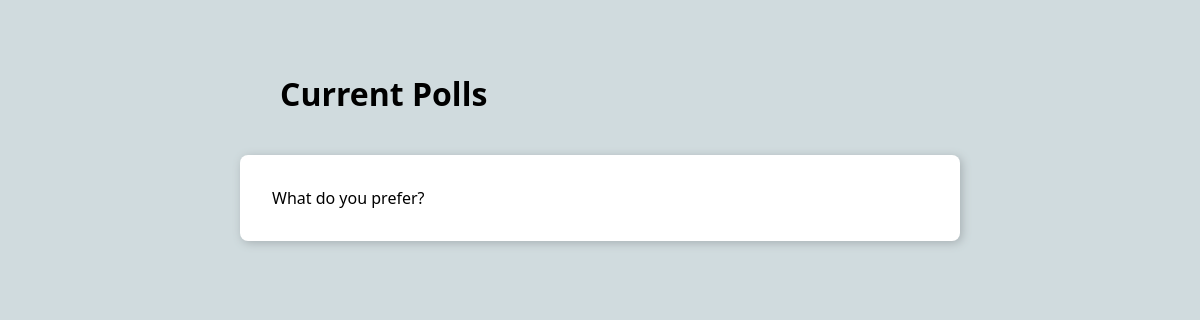
/polls/, run on an earlier commit of the app's database.
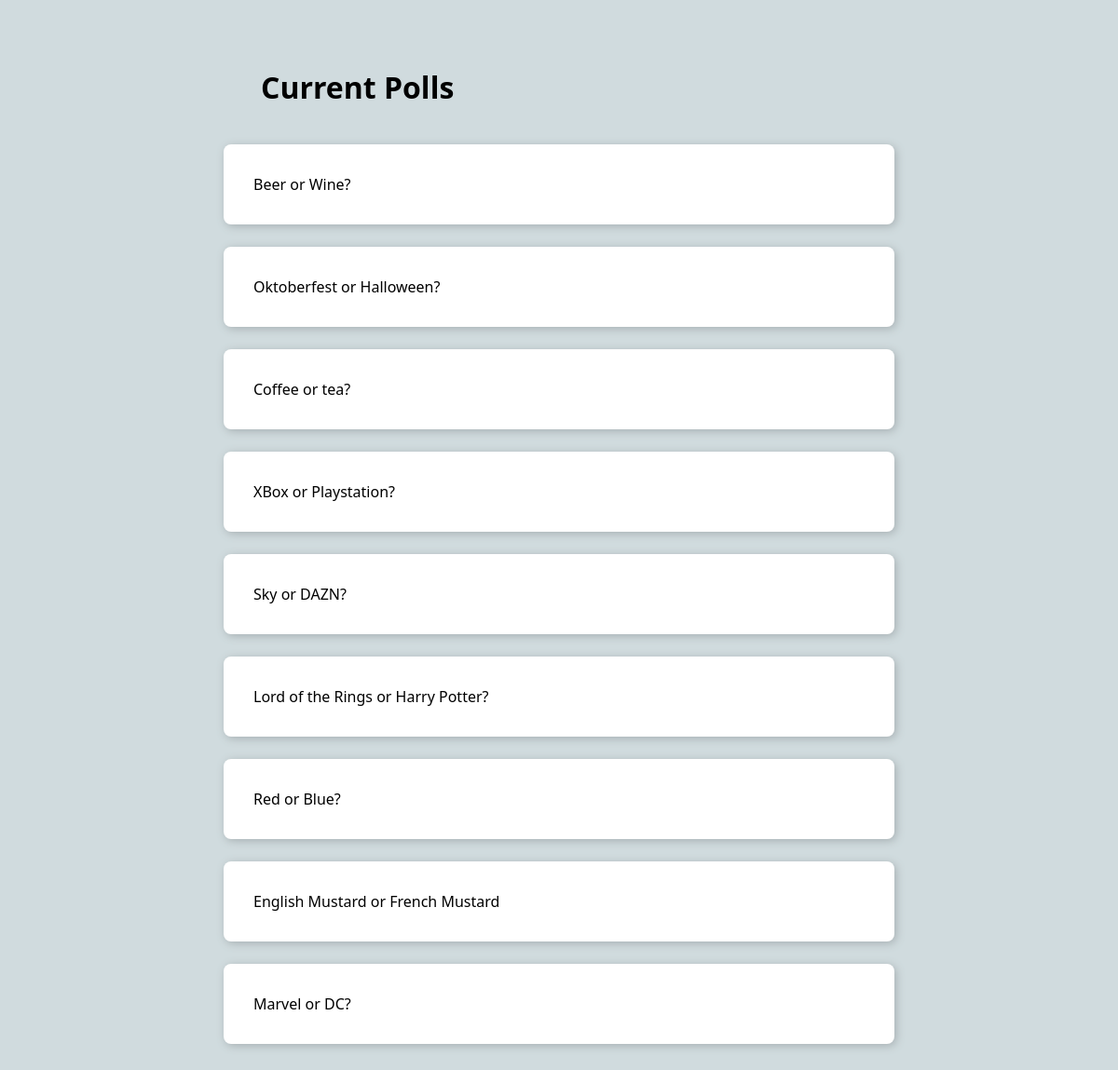
And on a later commit of the database.
### polls/models.py (models this page shows, shortened)
class Question(models.Model):
    question_text = models.CharField(max_length=200)
    pub_date = models.DateTimeField("date published")

### polls/views.py (the view)
# urls.py: path('', views.IndexView.as_view(), name='index'),
class IndexView(generic.ListView):
    template_name = 'polls/index.html'
    context_object_name = 'latest_question_list'
    def get_queryset(self):
        return Question.objects.filter(pub_date__lte=timezone.now()).order_by('-pub_date')

### polls/templates/polls/index.html (shortened to what this page needs)
<!DOCTYPE html>
<html lang="en-US">
  <head>
    {% load static %}
    <link rel="stylesheet" href="{% static 'polls/style.css' %}">
  </head>
  <body>
    <h1>Current Polls</h1>
    {% if latest_question_list %}
    <ul>
        {% for question in latest_question_list %}
            <li><a href="{% url 'polls:detail' question.id %}">{{ question.question_text }}</a></li>
        {% endfor %}
        </ul>
    {% else %}
        <p>No polls are available.</p>
    {% endif %}
  </body>
</html>

### polls/static/polls/style.css (style rules this page uses)
body { font-family: Canva Sans,Noto Sans Variable,Noto Sans,-apple-system,BlinkMacSystemFont,Segoe UI,Helvetica,Arial,sans-serif; background: #D0DBDE; margin: 0px; padding: 32px 20%; color: black; }
h1 { margin: 40px; }
ul { padding: 0px; position: relative; }
li { background: white; border-radius: 8px; box-shadow: 2px 2px 10px #a7b0b3; list-style: none; transition-duration: .5s; margin: 24px 0px; }
a { display: block; color: unset; text-decoration: none; padding: 32px; }

What changed in the data, as far as the page shows it:
removed Question: question_text "What do you prefer?"
added Question: question_text "Beer or Wine?"
added Question: question_text "Oktoberfest or Halloween?"
added Question: question_text "Coffee or tea?"
added Question: question_text "XBox or Playstation?"
added Question: question_text "Sky or DAZN?"
added Question: question_text "Lord of the Rings or Harry Potter?"
added Question: question_text "Red or Blue?"
added Question: question_text "English Mustard or French Mustard"
added Question: question_text "Marvel or DC?"
